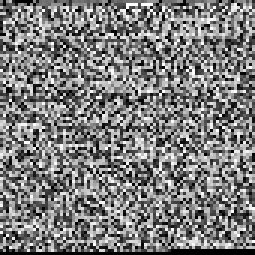
#> input picture PKL2image.png, 85 x 85 px (shown 3 times larger)
$ python OpenCVtopkl.py
#> lines starting #> are read from the running program, lines starting #| are printed output that depends on the picture
import cv2
import numpy as np
import pickle
import os
# 讀取圖片
current_dir = os.path.dirname(os.path.abspath(__file__))
image_path = os.path.join(current_dir,'PKL2image.png')
image = cv2.imread(image_path, cv2.IMREAD_COLOR)
#> image is the input picture: shape (85, 85, 3); min 0, max 255, mean 124.4

# 將圖片轉換為灰度格式
image_array = cv2.cvtColor(image, cv2.COLOR_BGR2GRAY)

# 將圖片資料轉換為一維 numpy array
data_array = image_array.flatten()
#> data_array = 7225 values, max 255 at index 127, min 0 at index 5, mean 124.4

# 提取出有效的資料部分
data_bytes = data_array.tobytes()

# 將 bytes 轉換回原始資料
data_restored = pickle.loads(data_bytes)
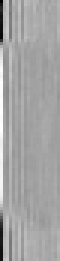
#> data_restored: shape (87, 20) float32 (shown 3 times larger); min -240.5, max 131.1, mean 0; drawn with min black and max white

# 確保還原的資料與原始資料一致
restored_file_path = os.path.join(current_dir,'PKL','2.pkl')
with open(restored_file_path, 'wb') as f:
    pickle.dump(data_restored, f)

print(f"Data has been restored and saved to {restored_file_path}.")
